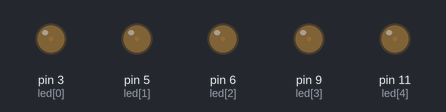
The sketch below on a simulated Arduino Uno, built with avr-gcc and run on an emulated ATmega328P. Parts: output pins drawn as LEDs (lit = HIGH).

Above: at 0.05 s.
At 2.9 s:
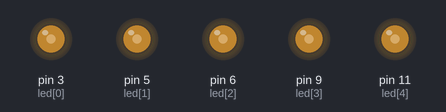
At 5.8 s:
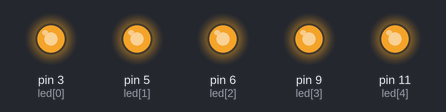
At 8.7 s:
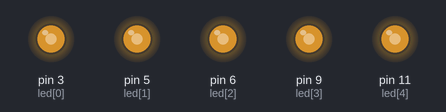
At 11.6 s:
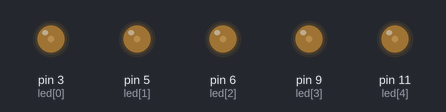
Timing chart, 0 to 16.7 s (numbered marks = the images above):
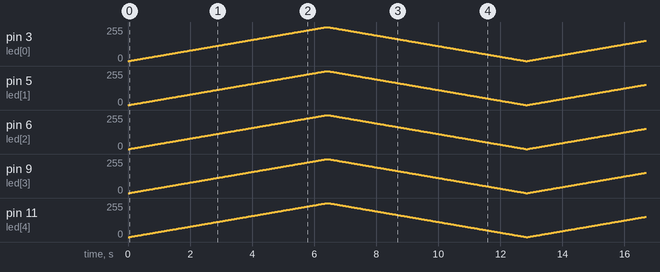

The sketch:

Class_0x1.5_PWM_Led.ino
```cpp
int led[5] = {3, 5, 6, 9, 11};
int x = 1;
int pwmVal = 0;

void setup(){
  for(int i=0; i <= 4; i++){
    pinMode(led[i],OUTPUT);
  }
}

void loop() {
  for(pwmVal; pwmVal <= 255 and pwmVal >= 0; pwmVal = pwmVal + x){
    for(int sl = 0; sl <= 4; sl++){
      analogWrite(led[sl], pwmVal);
      delay(5);
    }
  }
  x = - x;
  pwmVal = pwmVal + x;
  delay(5);
}
```
